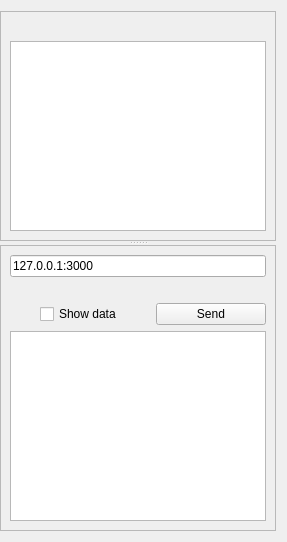
     <widget class="QFrame" name="serverFrame">
      <property name="minimumSize">
       <size>
        <width>0</width>
        <height>200</height>
       </size>
      </property>
      <property name="maximumSize">
       <size>
        <width>300</width>
        <height>16777215</height>
       </size>
      </property>
      <property name="frameShape">
       <enum>QFrame::NoFrame</enum>
      </property>
      <property name="frameShadow">
       <enum>QFrame::Raised</enum>
      </property>
      <layout class="QVBoxLayout" name="verticalLayout">
       <property name="spacing">
        <number>0</number>
       </property>
       <property name="leftMargin">
        <number>0</number>
       </property>
       <item>
        <widget class="QSplitter" name="splitter_3">
         <property name="orientation">
          <enum>Qt::Vertical</enum>
         </property>
         <widget class="QFrame" name="frame_10">
          <property name="minimumSize">
           <size>
            <width>0</width>
            <height>0</height>
           </size>
          </property>
          <property name="frameShape">
           <enum>QFrame::StyledPanel</enum>
          </property>
          <property name="frameShadow">
           <enum>QFrame::Sunken</enum>
          </property>
          <layout class="QVBoxLayout" name="verticalLayout_6">
           <property name="topMargin">
            <number>9</number>
           </property>
           <property name="bottomMargin">
            <number>9</number>
           </property>
           <item>
            <widget class="QLabel" name="listeningPortLabel">
             <property name="text">
              <string/>
             </property>
            </widget>
           </item>
           <item>
            <widget class="QPlainTextEdit" name="receivedText"/>
           </item>
          </layout>
         </widget>
         <widget class="QFrame" name="frame_9">
          <property name="minimumSize">
           <size>
            <width>0</width>
            <height>0</height>
           </size>
          </property>
          <property name="frameShape">
           <enum>QFrame::StyledPanel</enum>
          </property>
          <property name="frameShadow">
           <enum>QFrame::Sunken</enum>
          </property>
          <layout class="QVBoxLayout" name="verticalLayout_7">
           <property name="topMargin">
            <number>9</number>
           </property>
           <item>
            <widget class="QLineEdit" name="serverAddress">
             <property name="text">
              <string>127.0.0.1:3000</string>
             </property>
            </widget>
           </item>
           <item>
            <widget class="QLabel" name="infoText">
             <property name="text">
              <string/>
             </property>
            </widget>
           </item>
           <item>
            <layout class="QHBoxLayout" name="horizontalLayout_11">
             <item>
              <spacer name="horizontalSpacer_5">
               <property name="orientation">
                <enum>Qt::Horizontal</enum>
               </property>
               <property name="sizeType">
                <enum>QSizePolicy::Fixed</enum>
               </property>
               <property name="sizeHint" stdset="0">
                <size>
                 <width>30</width>
                 <height>20</height>
                </size>
               </property>
              </spacer>
             </item>
             <item>
              <widget class="QCheckBox" name="showServerDataCheckBox">
               <property name="maximumSize">
                <size>
                 <width>200</width>
                 <height>16777215</height>
                </size>
               </property>
               <property name="text">
                <string>Show data</string>
               </property>
              </widget>
             </item>
             <item>
              <widget class="QPushButton" name="sendButton">
               <property name="minimumSize">
                <size>
                 <width>0</width>
                 <height>0</height>
                </size>
               </property>
               <property name="text">
                <string>Send</string>
               </property>
              </widget>
             </item>
            </layout>
           </item>
           <item>
            <widget class="QPlainTextEdit" name="textToSend">
             <property name="undoRedoEnabled">
              <bool>false</bool>
             </property>
             <property name="lineWrapMode">
              <enum>QPlainTextEdit::WidgetWidth</enum>
             </property>
             <property name="readOnly">
              <bool>true</bool>
             </property>
             <property name="plainText">
              <string notr="true"/>
             </property>
            </widget>
           </item>
          </layout>
         </widget>
        </widget>
       </item>
      </layout>
     </widget>
